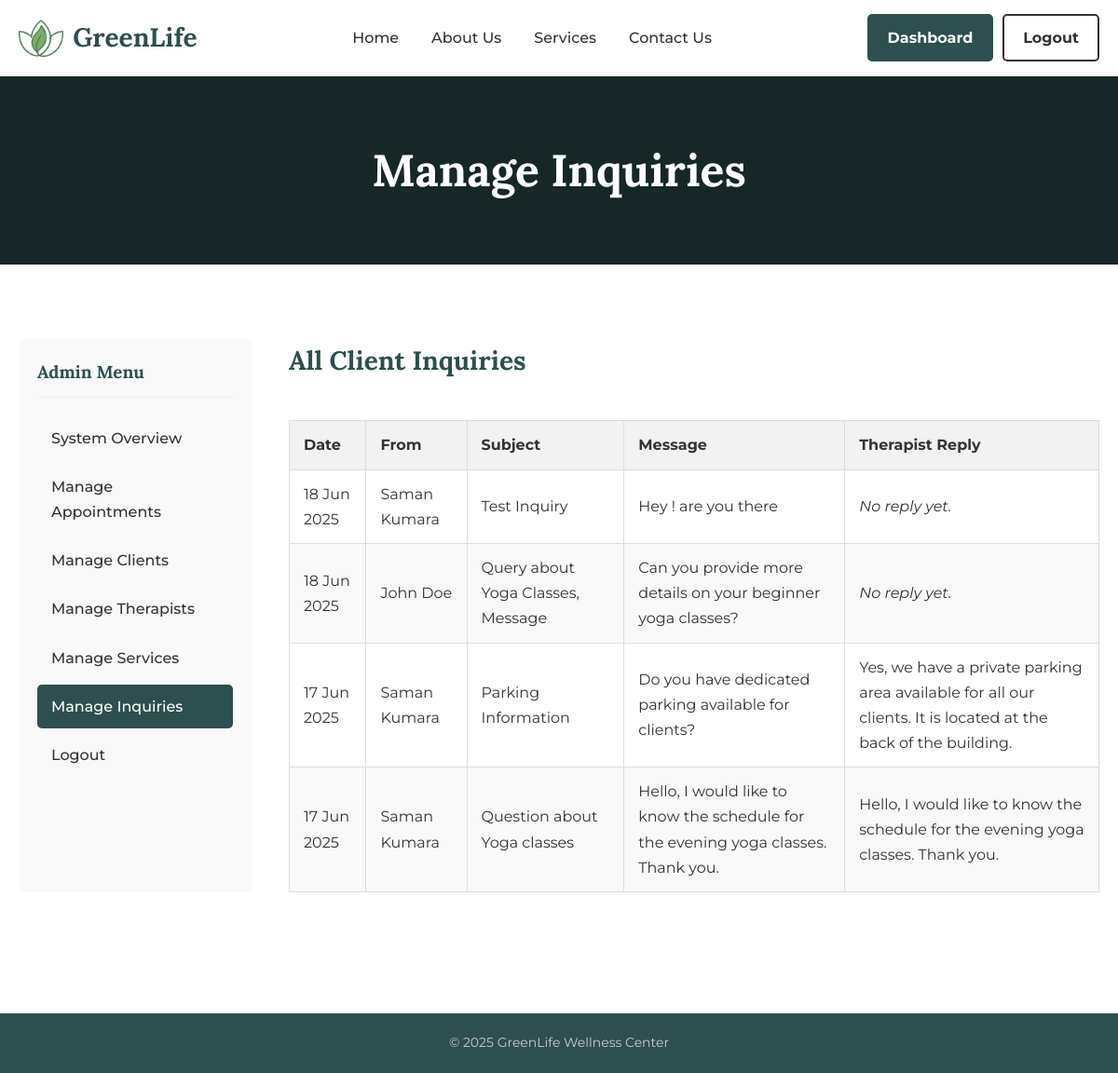
The app's page /admin/manage_inquiries.php (signed in) with its own data.
### tables this page shows
CREATE TABLE IF NOT EXISTS `inquiries` (
  `inquiry_id` int NOT NULL AUTO_INCREMENT,
  `client_name` varchar(100) NOT NULL,
  `client_email` varchar(100) NOT NULL,
  `subject` varchar(255) NOT NULL,
  `message` text NOT NULL,
  `therapist_reply` text,
  `status` varchar(10) NOT NULL DEFAULT 'open',
  `submitted_at` timestamp NOT NULL DEFAULT CURRENT_TIMESTAMP,
  PRIMARY KEY (`inquiry_id`)
);

### admin/manage_inquiries.php (the view, shortened to what this page needs)
<?php
    include_once '../includes/db_connect.php';
    $sql = "SELECT client_name, subject, submitted_at, message, therapist_reply FROM inquiries ORDER BY submitted_at DESC";
    $result = mysqli_query($conn, $sql);
    include '../header.php';
?>
<main>
    <section class="page-header"><div class="container"><h1>Manage Inquiries</h1></div></section>
    <section class="content-section">
        <div class="container dashboard-grid">
            <aside class="dashboard-nav">
                <h3>Admin Menu</h3>
                <ul>
                    <li><a href="index.php">System Overview</a></li>
                    <li><a href="manage_appointments.php">Manage Appointments</a></li>
                    <li><a href="manage_clients.php">Manage Clients</a></li>
                    <li><a href="manage_therapists.php">Manage Therapists</a></li>
                    <li><a href="manage_services.php">Manage Services</a></li>
                    <li><a href="manage_inquiries.php" class="active">Manage Inquiries</a></li>
                    <li><a href="../logout.php">Logout</a></li>
                </ul>
            </aside>
            <div class="dashboard-content">
                <h2>All Client Inquiries</h2>
                <div class="table-container">
                    <table>
                        <thead><tr><th>Date</th><th>From</th><th>Subject</th><th>Message</th><th>Therapist Reply</th></tr></thead>
                        <tbody>
                            <?php if (mysqli_num_rows($result) > 0): ?>
                                <?php while($row = mysqli_fetch_assoc($result)): ?>
                                <tr>
                                    <td><?php echo date("d M Y", strtotime($row['submitted_at'])); ?></td>
                                    <td><?php echo htmlspecialchars($row['client_name']); ?></td>
                                    <td><?php echo htmlspecialchars($row['subject']); ?></td>
                                    <td><?php echo htmlspecialchars($row['message']); ?></td>
                                    <td>
                                        <?php
                                            if (!empty($row['therapist_reply'])) {
                                                echo htmlspecialchars($row['therapist_reply']);
                                            } else {
                                                echo "<i>No reply yet.</i>";
                                            }
                                        ?>
                                    </td>
                                </tr>
                                <?php endwhile; ?>
                            <?php else: ?>
                                <tr><td colspan="5">No inquiries found.</td></tr>
                            <?php endif; ?>
                        </tbody>
                    </table>
                </div>
            </div>
        </div>
    </section>
</main>
<?php include '../footer.php'; ?>

### css/style.css (style rules this page uses)
:root { --deep-green: #2E4F4F; --light-beige: #F8F6F2; --dark-text: #333333; --light-green: #A4B494; --primary-font: 'Lora', serif; --secondary-font: 'Montserrat', sans-serif; --border-radius: 5px; }
* { margin: 0; padding: 0; box-sizing: border-box; }
body { font-family: var(--secondary-font); background-color: #fff; color: var(--dark-text); line-height: 1.7; }
.container { max-width: 1200px; margin: 0 auto; padding: 0 20px; }
main { min-height: 70vh; }
h1, h2, h3, h4, h5, h6 { font-family: var(--primary-font); color: var(--deep-green); }
.page-header { padding: 60px 0; background-color: var(--deep-green); color: white; text-align: center; background-size: cover; background-position: center; position: relative; }
.page-header .container { position: relative; z-index: 2; }
.page-header::after { content: ''; position: absolute; top: 0; left: 0; right: 0; bottom: 0; background-color: rgba(0,0,0,0.5); }
.page-header h1 { color: white; font-size: 48px; }
.content-section { padding: 80px 0; }
.dashboard-grid { display: grid; grid-template-columns: 250px 1fr; gap: 40px; }
.dashboard-nav { background-color: #f9f9f9; padding: 20px; border-radius: var(--border-radius); }
.dashboard-nav h3 { margin-bottom: 20px; padding-bottom: 10px; border-bottom: 1px solid #eee; }
.dashboard-nav ul { list-style: none; }
.dashboard-nav ul li a { display: block; padding: 10px 15px; text-decoration: none; color: var(--dark-text); border-radius: var(--border-radius); margin-bottom: 5px; font-weight: 500; }
.dashboard-nav ul li a.active { background-color: var(--deep-green); color: white; }
.dashboard-content h2 { margin-bottom: 20px; font-size: 28px; }
.table-container { overflow-x: auto; }
table { width: 100%; border-collapse: collapse; margin-top: 20px; }
table th, table td { padding: 12px 15px; border: 1px solid #ddd; text-align: left; }
table th { background-color: #f2f2f2; }
table tbody tr:nth-child(even) { background-color: #f9f9f9; }

### records on screen
inquiries: submitted_at "18 Jun 2025", client_name "Saman Kumara", subject "Test Inquiry", message "Hey ! are you there", shows "No reply yet."
inquiries: submitted_at "18 Jun 2025", client_name "John Doe", subject "Query about Yoga Classes, Message", message "Can you provide more details on your beginner yoga classes?", shows "No reply yet."
inquiries: submitted_at "17 Jun 2025", client_name "Saman Kumara", subject "Parking Information", message "Do you have dedicated parking available for clients?", therapist_reply "Yes, we have a private parking area available for all our clients. It is located at the back of the building."
inquiries: submitted_at "17 Jun 2025", client_name "Saman Kumara", subject "Question about Yoga classes", message "Hello, I would like to know the schedule for the evening yoga classes. Thank you.", therapist_reply "Hello, I would like to know the schedule for the evening yoga classes. Thank you."
